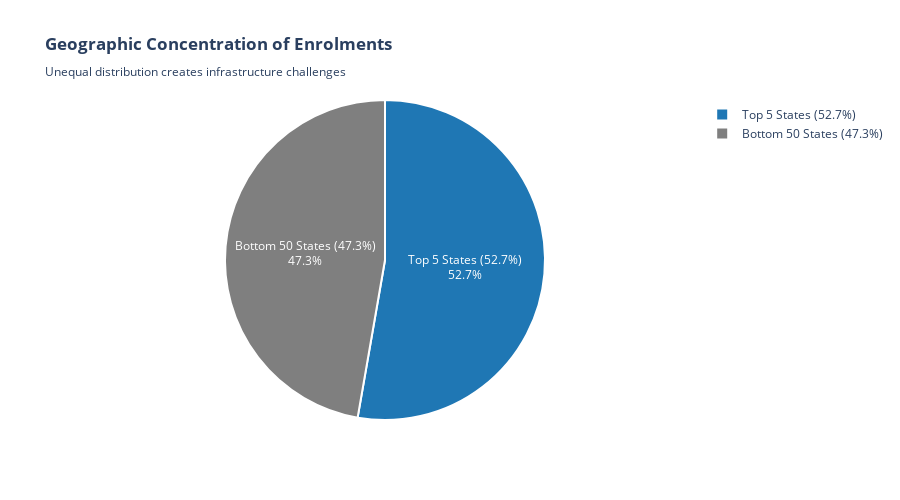

This figure's notebook cell:
### Markdown cell above
---

## 5. Additional Visualizations

### Chart 5: Geographic Concentration Analysis

### Code cell
"""
CHART 5: GEOGRAPHIC CONCENTRATION ANALYSIS
Shows how enrolments are split between top 5 states and rest of India
Reveals unequal distribution creates capacity and staffing challenges
"""

print("\n" + "="*70)
print("CHART 5: GEOGRAPHIC CONCENTRATION ANALYSIS")
print("="*70)

# Calculate concentration
top_5_total = enrol_by_state.nlargest(5, "total_enrol")["total_enrol"].sum()
top_5_pct = (top_5_total / enrol_by_state["total_enrol"].sum()) * 100

other_total = enrol_by_state["total_enrol"].sum() - top_5_total
other_pct = 100 - top_5_pct

# Create pie chart
labels = [f"Top 5 States\n({top_5_pct:.1f}%)", f"Bottom 50 States\n({other_pct:.1f}%)"]
values = [top_5_total, other_total]
colors = ["#1f77b4", "#7f7f7f"]

fig5 = go.Figure(data=[go.Pie(
    labels=labels,
    values=values,
    marker=dict(colors=colors, line=dict(color='white', width=2)),
    textposition="inside",
    textinfo="label+percent",
    hovertemplate="<b>%{label}</b><br>Enrolments: %{value:,}<br>Percentage: %{percent}<extra></extra>"
)])

fig5.update_layout(
    title="<b>Geographic Concentration of Enrolments</b><br><sub>Unequal distribution creates infrastructure challenges</sub>",
    height=500,
    template="plotly_white",
    font=dict(size=12)
)

fig5.show()

print(f"\n📊 Concentration Analysis:")
print(f"✓ Top 5 states:    {top_5_total:,} enrolments ({top_5_pct:.1f}%)")
print(f"✓ Bottom 50 states: {other_total:,} enrolments ({other_pct:.1f}%)")
print(f"✓ Workload ratio:   Top 5 do {top_5_total/other_total:.2f}x more work than bottom 50")
print(f"\n⚠️  PROBLEM: Unequal workload distribution")
print(f"📌 ACTION ITEMS:")
print(f"   1. Redistribute enrolment kits/staff from low-demand to high-demand states")
print(f"   2. Find out why smaller states have low enrolments and increase outreach")
print(f"   3. Set state-level targets to balance capacity usage")

### Figure 1 — Plotly figure (JSON) as saved in the notebook; plotly's stock layout.template omitted (floating-point values rounded to 4 significant figures)
{"data": [{"hovertemplate": "<b>%{label}</b><br>Enrolments: %{value:,}<br>Percentage: %{percent}<extra></extra>", "labels": ["Top 5 States\n(52.7%)", "Bottom 50 States\n(47.3%)"], "marker": {"colors": ["#1f77b4", "#7f7f7f"], "line": {"color": "white", "width": 2}}, "textinfo": "label+percent", "textposition": "inside", "type": "pie", "values": [2866620, 2569082]}], "layout": {"font": {"size": 12}, "height": 500, "title": {"text": "<b>Geographic Concentration of Enrolments</b><br><sub>Unequal distribution creates infrastructure challenges</sub>"}}}
